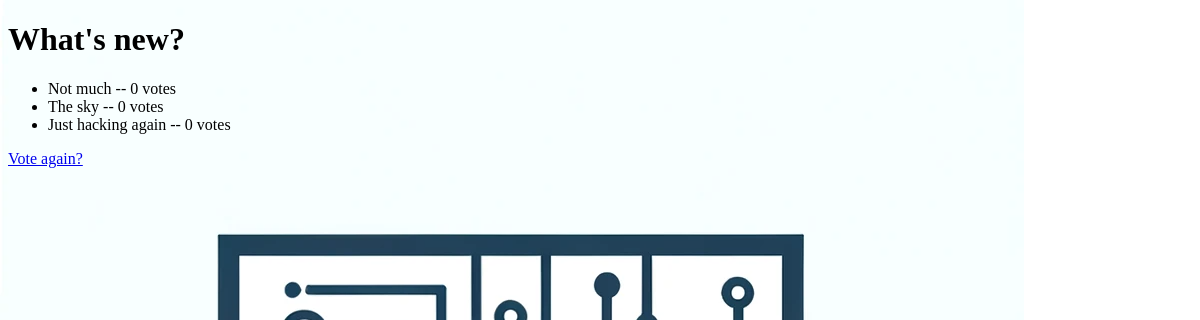
The app's page /polls/1/results/, older data.
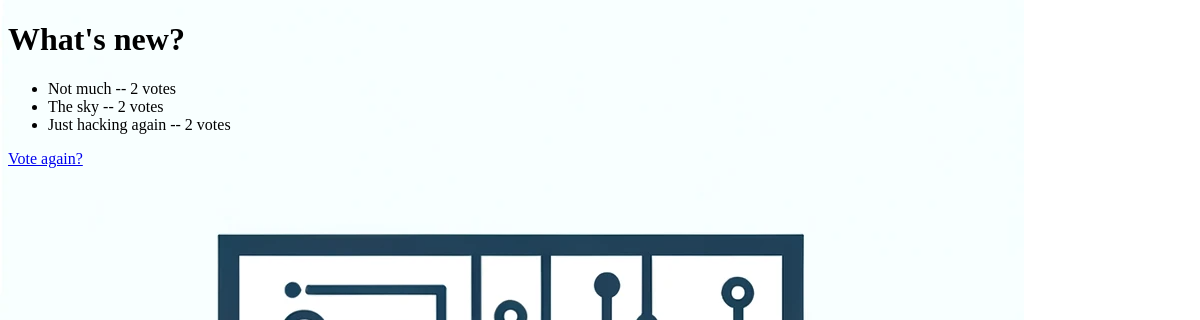
The same page, newer data.
### polls/models.py (models this page shows, shortened)
class Question(models.Model):
  question_text = models.CharField(max_length=200)
  pub_date = models.DateTimeField("date published")

class Choice(models.Model):
  question = models.ForeignKey(Question, on_delete=models.CASCADE)
  choice_text = models.CharField(max_length=200)
  votes = models.IntegerField(default=0)

### polls/views.py (the view)
# urls.py: path("<int:pk>/results/", views.ResultsView.as_view(), name="results"),
class ResultsView(generic.DetailView):
    model = Question
    context_object_name = "question" # this is optional, only if the context variable is different to model's name
    template_name = "polls/results.html"

### polls/templates/polls/results.html (shortened to what this page needs)
{% extends "polls/base.html" %}
{% block content %}
<h1>{{question.question_text}}</h1>
<ul>
{% for choice in question.choice_set.all %}
    <li>
        {{ choice.choice_text }} -- {{ choice.votes }} vote{{ choice.votes|pluralize }}
    </li>
{% endfor %}
</ul>
<a href="{% url 'polls:detail' question.id %}">Vote again?</a>
{% endblock %}

### polls/templates/polls/base.html (shortened to what this page needs)
<!DOCTYPE html>
{% load static %}
<html lang="en">
  <head>
    <link rel="stylesheet" href="{% static 'polls/style.css' %}">
  </head>
<body>
{% block content%}{% endblock %}
</body>
</html>

### polls/static/polls/style.css (style rules this page uses)
body { background: white url("images/background.png") no-repeat; }

Row changes from the older to the newer data that the page shows:
changed Choice "Not much": votes "0" → "2"
changed Choice "The sky": votes "0" → "2"
changed Choice "Just hacking again": votes "0" → "2"
